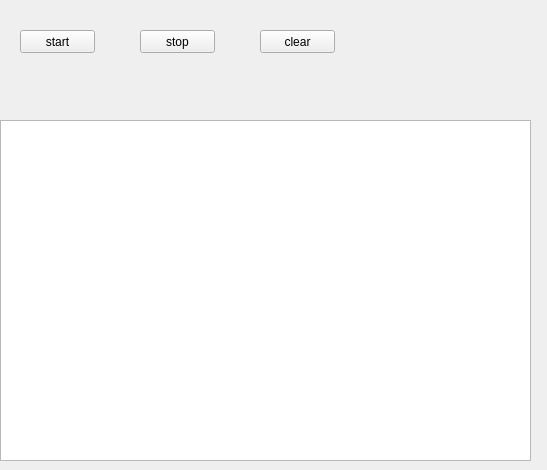
<?xml version="1.0" encoding="UTF-8"?>
<ui version="4.0">
 <class>Form</class>
 <widget class="QWidget" name="Form">
  <property name="geometry">
   <rect>
    <x>0</x>
    <y>0</y>
    <width>547</width>
    <height>470</height>
   </rect>
  </property>
  <property name="windowTitle">
   <string>Form</string>
  </property>
  <widget class="QPushButton" name="pushButton">
   <property name="geometry">
    <rect>
     <x>20</x>
     <y>30</y>
     <width>75</width>
     <height>23</height>
    </rect>
   </property>
   <property name="text">
    <string>start</string>
   </property>
  </widget>
  <widget class="QPushButton" name="pushButton_2">
   <property name="geometry">
    <rect>
     <x>140</x>
     <y>30</y>
     <width>75</width>
     <height>23</height>
    </rect>
   </property>
   <property name="text">
    <string>stop</string>
   </property>
  </widget>
  <widget class="QPushButton" name="pushButton_3">
   <property name="geometry">
    <rect>
     <x>260</x>
     <y>30</y>
     <width>75</width>
     <height>23</height>
    </rect>
   </property>
   <property name="text">
    <string>clear</string>
   </property>
  </widget>
  <widget class="QTableView" name="tableView">
   <property name="geometry">
    <rect>
     <x>0</x>
     <y>120</y>
     <width>531</width>
     <height>341</height>
    </rect>
   </property>
  </widget>
 </widget>
 <resources/>
 <connections/>
</ui>
